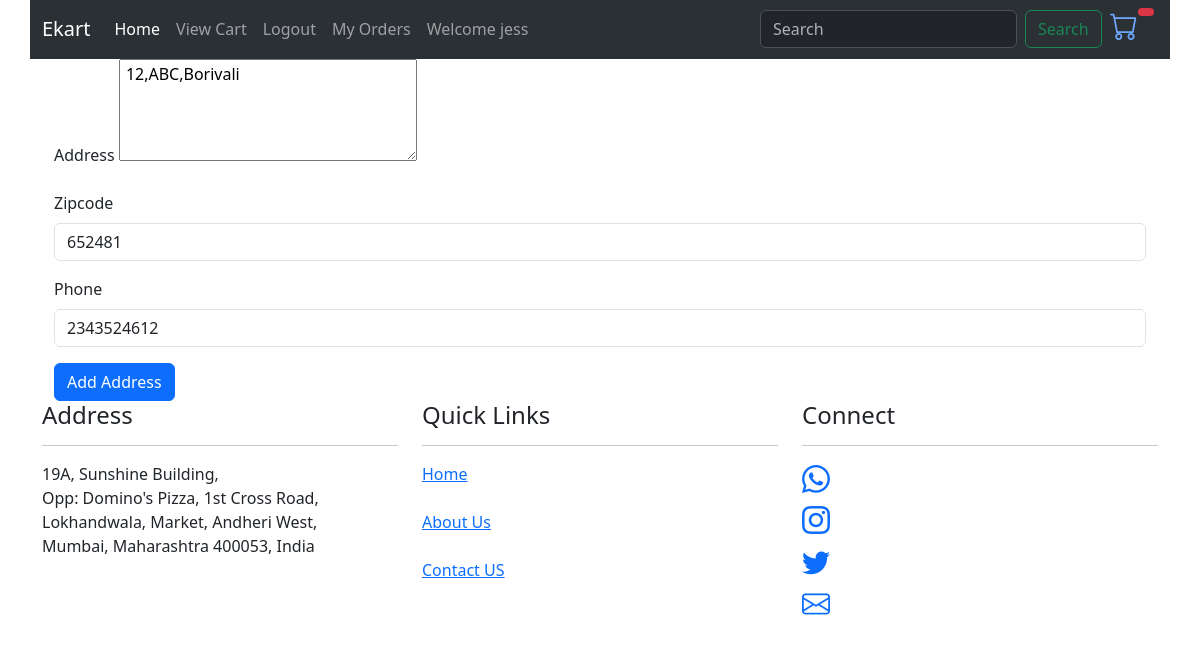
The page /update_address/4 (signed in) on the database its author committed.
### EcomApp/models.py (models this page shows, shortened)
class Address(models.Model):
    user = models.ForeignKey(User,on_delete = models.CASCADE)
    address = models.CharField(max_length = 50)
    zipcode = models.PositiveIntegerField(validators=[MaxValueValidator(999999),MinValueValidator(100000)])
    phone = models.BigIntegerField()

### EcomApp/views.py (the view)
# urls.py: path("update_address/<pid>",views.updateAddress,name="update_address"),
def updateAddress(req,pid):
    address = Address.objects.get(user= req.user, id = pid)
    if req.method == "GET":
        return render(req,"addAddress.html",{"update_address":address})
    else:
        address.address = req.POST["address"]
        address.zipcode = req.POST["zip"]
        address.phone = req.POST["phone"]
        address.save()
        return redirect("address")

### EcomApp/templates/addAddress.html (shortened to what this page needs)
{% extends 'base.html'%}
{% block body%}
<div class="container" border="1">
    <div class="row">
        <form method="post">
            <div class="mb-3">
                <label for="address" class="form-label">Address</label>
                <textarea name="address" id="address" cols="30" rows="04" placeholder="1234 Bakers Street Mumbai"
                required>{% if update_address%} {{update_address.address}} {%endif%}</textarea>
            </div>
            <div class="mb-3">
                <label for="zip" class="form-label">Zipcode</label>
                <input type="
                " name="zip" class="form-control" id="zip" minlength="6" maxlength="6" size="6" {% if update_address%} value="{{update_address.zipcode}}"{%endif%}required>
            </div>
            <div class="mb-3 ">
                <label for="phone" class="form-label">Phone</label>
                <input type="text" class="form-control" id="phone" name="phone" minlength="10" maxlength="10" size="6" {% if update_address%} value="{{update_address.phone}}" {%endif%} required>
            </div>
            <button type="submit" class="btn btn-primary">Add Address</button>
        </form>
    </div>
</div>
{%endblock%}

### EcomApp/templates/base.html (shortened to what this page needs)
<!DOCTYPE html>
<html lang="en">
<head>
    <link href="https://cdn.jsdelivr.net/npm/bootstrap@5.3.3/dist/css/bootstrap.min.css" rel="stylesheet">
    <link rel="stylesheet" href="https://cdn.jsdelivr.net/npm/bootstrap-icons@1.11.3/font/bootstrap-icons.min.css">
</head>
<body>
    <div class="container">
       <div class="row">
        <nav class="navbar navbar-expand-lg bg-body-tertiary " data-bs-theme="dark">
            <div class="container-fluid">
              <a class="navbar-brand" href="/">Ekart</a>
              <div class="collapse navbar-collapse" id="navbarSupportedContent">
                <ul class="navbar-nav me-auto mb-2 mb-lg-0">
                  <li class="nav-item">
                    <a class="nav-link active" aria-current="page" href="/">Home</a>
                  </li>
                  <li class="nav-item">
                    <a class="nav-link" href="{% url 'viewCart'%}">View Cart</a>
                  </li>
                  {% if user.is_authenticated%}
                  <li class="nav-item">
                    <a class="nav-link" href="{% url 'logout'%}">Logout</a>
                  </li>
                  <li class="nav-item">
                    <a class="nav-link" href="{% url 'viewOrder'%}">My Orders</a>
                  </li>
                  {%endif%}
                  <li class="nav-item">
                    {% if user.is_authenticated %}
                    <a class="nav-link" >Welcome {{request.session.uname}}</a>
                    {%else%}
                    <a class="nav-link" >Welcome Guest</a>
                    {%endif%}
                  </li>
                </ul>
                <form class="d-flex" method="post" action="{%url 'search'%}">
                  <input class="form-control me-2" type="search" placeholder="Search" name ="q">
                  <button class="btn btn-outline-success" type="submit">Search</button>
                </form>&nbsp;&nbsp;
              <div >
                <a href="{% url 'viewCart'%}">
                  <h3 style="display: inline-block;">
                    <i class="bi bi-cart"></i>
                    {% if user.is_authenticated%}
                    <h6 style="display: inline-block; height: 20px; width: 20px;">
                       <span class="position-absolute badge rounded-pill bg-danger">
                    </span></h6>
                    {% endif %}
                  </h3></a>
                </div>
              </div>
            </div>
          </nav>
       </div>
       {% block body %}
       {% endblock %}
       <div class="row">
        <div class="col-md-4">
            <h4>Address</h4>
            <hr>
            19A, Sunshine Building, <br>
            Opp: Domino's Pizza, 1st Cross Road, <br>
            Lokhandwala, Market, Andheri West, <br>
            Mumbai, Maharashtra 400053, India
        </div>
        <div class="col-md-4">
            <h4>Quick Links</h4>
            <hr>
            <a class ="anchor" href="">Home</a><br><br>
            <a class ="anchor" href="">About Us</a><br><br>
            <a class ="anchor" href="">Contact US</a><br><br>
        </div>
        <div class="col-md-4">
            <h4>Connect</h4>
            <hr>
            <h3><a href=""><i class="bi bi-whatsapp"></i></a></h3>
            <h3><a href=""><i class="bi bi-instagram"></i></a></h3>
            <h3><a href=""><i class="bi bi-twitter"></i></a></h3>
            <h3><a href="mailto:someone@gmail.com"><i class="bi bi-envelope"></i></a></h3>
        </div>
       </div>
    </div>
</body>
</html>

### rows shown on the page
Address: address "12,ABC,Borivali", zip "652481", phone "2343524612"

### other values the page prints
{{ request.session.uname }} "jess"
